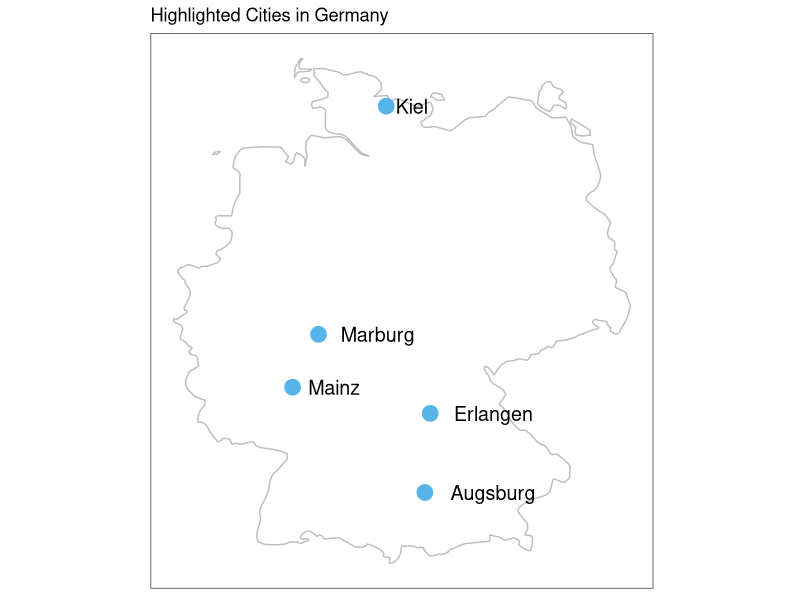

Write R code to recreate this figure.
# Load libraries
library(maps)
library(ggplot2)

# Get Germany map data
germany_map <- map_data("world", region = "Germany")

# Define cities to highlight (excluding Dresden)
cities <- data.frame(
  city = c("Augsburg", "Mainz", "Erlangen", "Marburg", "Kiel"),
  lon = c(10.8978, 8.2473, 11.0039, 8.7668, 10.1228),
  lat = c(48.3705, 49.9929, 49.5897, 50.8078, 54.3233)
)

# Plot the map
germany_map_plot <- ggplot() +
  geom_polygon(data = germany_map, aes(x = long, y = lat, group = group),
               fill = "white", color = "grey") +
  geom_point(data = cities, aes(x = lon, y = lat), 
             color = "#56B4E9", size = 5) + # Regular dots
  geom_text(data = cities, aes(x = lon, y = lat, label = city), 
            hjust = -0.3, vjust = 0.5, size = 5) + # Adjusted hjust for spacing
  labs(title = "Highlighted Cities in Germany",
       x = "Longitude", y = "Latitude") +
  coord_fixed(1.3) + # Fixes aspect ratio to prevent distortion
  theme_bw() +
  theme(
    axis.title = element_blank(),           # Removes axis titles
    axis.text = element_blank(),            # Removes axis text
    axis.ticks = element_blank(),           # Removes axis ticks
    panel.grid = element_blank(),           # Removes background grid
    legend.position = "none"                # Removes legend
  )

germany_map_plot

# Save the map as PDF and SVG
#ggsave("germany_map.pdf", plot = germany_map_plot, width = 4, height = 4, device = "pdf")
#ggsave("germany_map.svg", plot = germany_map_plot, width = 4, height = 4, device = "svg")
